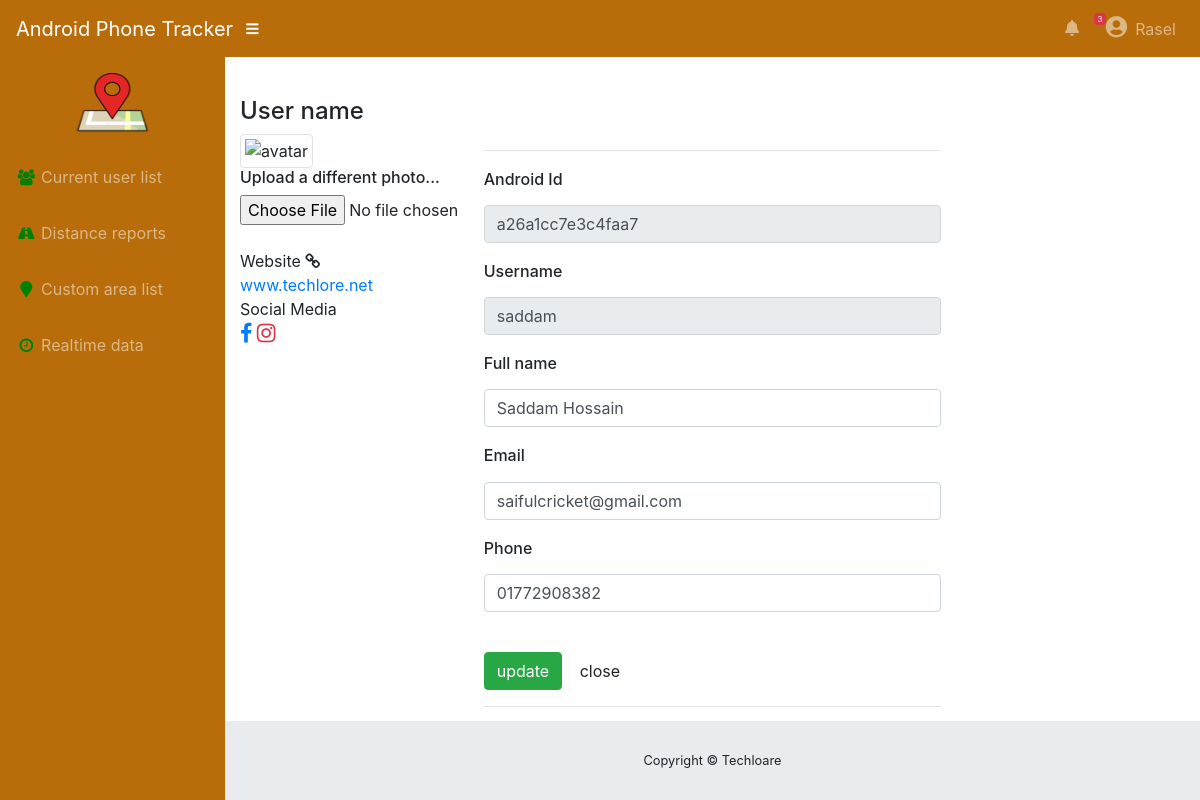
Page /edit_user.php?aid=a26a1cc7e3c4faa7&id=5 (signed in) on the committed database.
### tables this page shows
CREATE TABLE `current_locations` (
  `id` int(11) NOT NULL,
  `username` varchar(100) DEFAULT NULL,
  `full_name` varchar(100) DEFAULT NULL,
  `passcode` varchar(100) DEFAULT NULL,
  `email` varchar(100) DEFAULT NULL,
  `phone` varchar(100) DEFAULT NULL,
  `role` tinyint(4) NOT NULL DEFAULT 1,
  `aid` varchar(255) DEFAULT NULL,
  `current_lat` float DEFAULT NULL,
  `current_lon` float DEFAULT NULL,
  `no_id` tinyint(4) NOT NULL DEFAULT 0,
  `updated_at` timestamp NOT NULL DEFAULT current_timestamp() ON UPDATE current_timestamp()
);

### edit_user.php (the view, shortened to what this page needs)
<?php include_once("header.php");
    $aid        = $_GET["aid"];
    $id         = $_GET["id"];
?>
<?php
$sql = "SELECT * FROM current_locations WHERE aid='$aid' and id='$id'";
$result = $conn->query($sql);
if ($result->num_rows > 0) {
$row = $result->fetch_assoc();
 $u_aid = $row['aid'];
 $u_username = $row['username'];
 $u_full_name = $row['full_name'];
 $u_email = $row['email'];
 $u_phone = $row['phone'];
}
?>
<div class="container" style ="margin-top:40px; margin-bottom:60px; width:100%">
<div class=" bootstrap snippet">
    <div class="row">
  		<div class="container">
  		    <div class="col-sm-"12" syt><h4>User name</h4></div>
  		</div>
    </div>
    <div class="row">
  		<div class="col-sm-3">
      <div class="">
        <img src="http://ssl.gstatic.com/accounts/ui/avatar_2x.png" class="avatar img-circle img-thumbnail" alt="avatar">
        <h6>Upload a different photo...</h6>
        <input type="file" class="text-center center-block file-upload">
      </div></hr><br>
          <div class="panel panel-default">
            <div class="panel-heading">Website <i class="fa fa-link fa-1x"></i></div>
            <div class="panel-body"><a href="www.techlore.net">www.techlore.net</a></div>
          </div>
          <div class="panel panel-default">
            <div class="panel-heading">Social Media</div>
            <div class="panel-body">
            	<i class="fa fa-facebook fa-lg text-primary"></i>
            	<i class="fab fa-instagram fa-lg text-danger "></i>
            </div>
          </div>
        </div>
    	<div class="col-sm-6">
          <div class="tab-content">
            <div class="tab-pane active" id="home">
                <hr>
                  <form class="form" action="" method="post" id="registrationForm">
                        <div class="form-group">
                            <div class="col-xs-6">
                                <label for="first_name"><h6>Android Id</h6></label>
                             <input type="text" class="form-control" value="<?= $u_aid;?>"  readonly>
                            </div>
                      </div>
                       <div class="form-group">
                            <div class="col-xs-6">
                                <label for="first_name"><h6>Username</h6></label>
                             <input type="text" class="form-control" value="<?= $u_username;?>"  readonly>
                            </div>
                      </div>
                      <div class="form-group">
                          <div class="col-xs-6">
                              <label for="first_name"><h6>Full name</h6></label>
                              <input type="text" class="form-control" name="full_name" id="first_name" value="<?= $u_full_name;?>">
                          </div>
                      </div>
                      <div class="form-group">
                          <div class="col-xs-6">
                              <label for="email"><h6>Email</h6></label>
                              <input type="email" class="form-control" name="email" value="<?= $u_email ;?>" >
                          </div>
                      </div>
                      <div class="form-group">
                          <div class="col-xs-6">
                              <label for="email"><h6>Phone</h6></label>
                              <input name = "phone" type="phone" class="form-control" value="<?= $u_phone;?>">
                          </div>
                      </div>
                      <div class="form-group">
                           <div class="col-xs-12">
                                <br>
                              	<button class="btn  btn-success" type="submit"><i class="glyphicon glyphicon-ok-sign"></i> update</button>
                               	<a href="user_list.php" class="btn " type="reset"><i class="glyphicon glyphicon-repeat"></i> close</a>
                            </div>
                      </div>
              	</form>
              <hr>
             </div>
              </div>
          </div>
        </div>
    </div>
</div>
<?php include_once("footer.php");?>

### rows in the picture
current_locations: aid "a26a1cc7e3c4faa7", username "saddam", full_name "Saddam Hossain", email "saifulcricket@gmail.com", phone "01772908382"

### other values in the picture
$rowcount=mysqli_num_rows($result) "3"
$_SESSION['login_user'] "Rasel"
